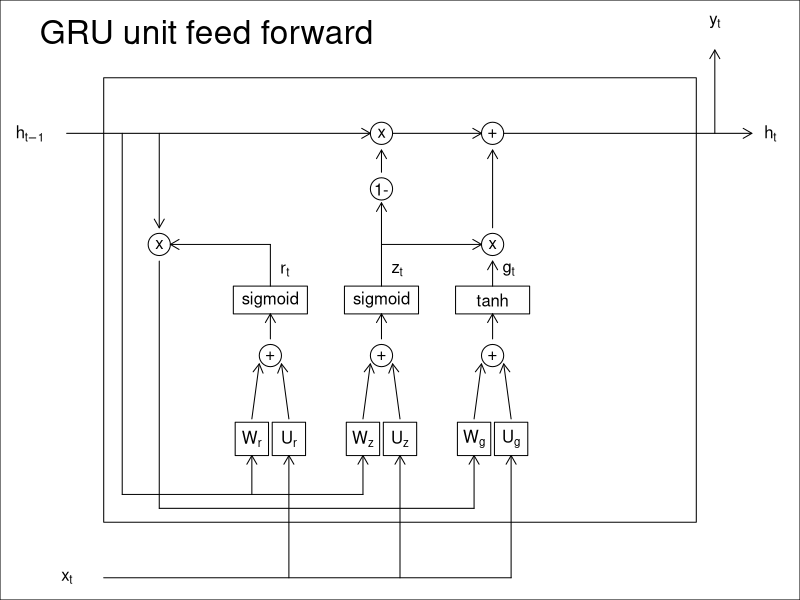
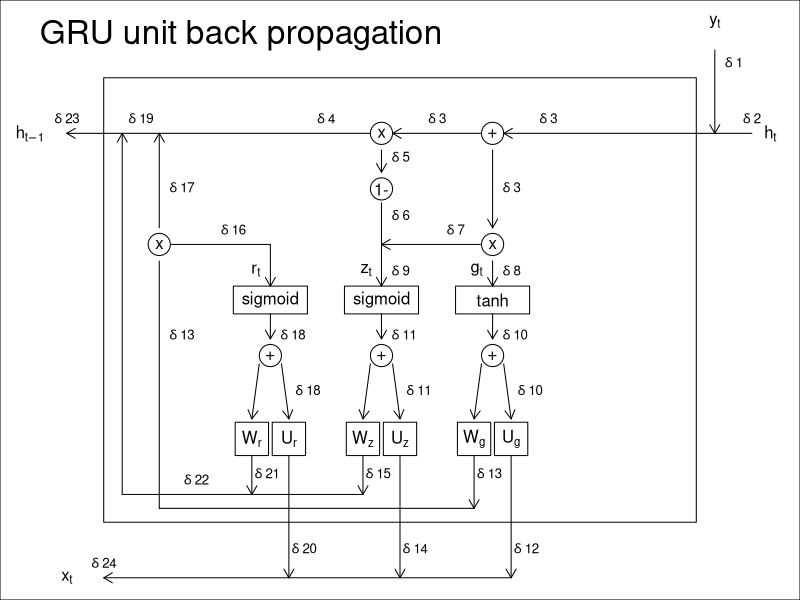

The R script that drew these images, in order:
## ----feedforward_plot,echo=F,fig.height=4,fig.width=7--------------------
par(mar=rep(0,4))
plot(c(0,10),c(0,10),type="n",
     # bty ="n",
     xlab ="", ylab= "",xaxt="n",yaxt="n")

text(x=0,y=9.75,labels="GRU unit feed forward",pos=4,cex=2)





symbols(x=5,y=5,rectangles = matrix(8,nrow=1,ncol=2),inches = F,add = T) # unit itself
text(x=c(0,0.5,10,9.25),y=c(8,0,8,10),
     labels = c(expression('h'[t-1]),expression('x'[t]),expression('h'[t]),expression('y'[t])))

symbols(x=c(3,3.5,4.5,5,6,6.5),y=rep(2.5,6),rectangles = matrix(c(0.45,0.6),nrow=6,ncol=2,byrow = T),inches = F,add = T) # weight matrix
text(x=c(3,3.5,4.5,5,6,6.5),y=rep(2.5,6),
     labels = c(expression('W'[r]),expression('U'[r]),
                expression('W'[z]),expression('U'[z]),expression('W'[g]),expression('U'[g]))
     ) # weight matrix

segments(x0=c(1),x1 = c(6.5),y0 = c(0),y1 = c(0)) # xt segment
arrows(x0=c(3.5,5,6.5),y0=rep(0,3),y1=rep(2.2,3),length = 0.1) # xt arrows

symbols(x=c(3.25,4.75,6.25),y=rep(4,3),circles = rep(0.15,3),inches = F,add = T) # addition of the weight matrix from x and hidden
text(x=c(3.25,4.75,6.25),y=rep(4,3),labels="+") # addition of the weight matrix from x and hidden

symbols(x=c(3.25,4.75,6.25),y=c(rep(5,3)),rectangles = matrix(c(1,0.5),nrow=3,ncol=2,byrow = T),inches = F,add = T) # linearisation
text(x=c(3.25,4.75,6.25),y=c(rep(5,3)),labels=c("sigmoid","sigmoid","tanh")) # linearisation

symbols(x=c(1.75,4.75,4.75,6.25,6.25),y=c(6,8,7,6,8),circles = rep(0.15,5),inches = F,add = T) # addition of the weight matrix from x and hidden
text(x=c(1.75,4.75,4.75,6.25,6.25),y=c(6,8,7,6,8),labels=c("x","x","1-","x","+")) # addition of the weight matrix from x and hidden

# 

# 

# # arrows(x0)
# 
segments(x0=c(1.25),x1 = c(1.25),y0 = c(8),y1 = c(1.5)) # ht-1 segment
segments(x0=c(1.25),x1 = c(4.5),y0 = c(1.5),y1 = c(1.5)) # ht-1 segment
# 

arrows(x0=c(3,4.5),y0=rep(1.5,2),y1=rep(2.2,2),length = 0.1) # ht-1 arrows
arrows(x0=c(6),y0=rep(1.25,1),y1=rep(2.2,1),length = 0.1) # ht-1 arrows
# 
arrows(x0=c(3,3.5,4.5,5,6,6.5),x1=c(3,3.5,4.5,5,6,6.5)+c(0.1,-0.1),y0=rep(2.86),y1=rep(3.85,6),length = 0.1) # before addition arrows
# 
arrows(x0=c(3.25,4.75,6.25),x1=c(3.25,4.75,6.25),y0=rep(4.3,3),y1=rep(4.75,3),length = 0.1) # before linearisation
# 
arrows(x0=c(0.5,4.9,6.4),x1=c(4.6,6.1,9.75),y0=rep(8,2),length = 0.1) # h t-1 to ht arrows
# 
arrows(x0=c(1.75),y0=rep(8,1),y1=c(6.3),length = 0.1)# after linearisation
segments(x0=c(1.75),y0=rep(5.7),y1=c(1.25))# after linearisation
segments(x0=c(1.75),x1 = 6,y0=c(1.25))# after linearisation
arrows(x0=c(4.75),y0=rep(5.25,1),y1=c(6.75),length = 0.1)# after linearisation


segments(x0=c(3.25),y0=c(5.25),y1=c(6))# after linearisation
arrows(x0=c(6.25),y0=c(5.25),y1=c(5.7),length = 0.1)# after linearisation

arrows(x0=c(4.75),y0=c(7.3),y1=c(7.7),length = 0.1) # still still after linearisation
# 
arrows(x0=c(3.25,4.75),x1=c(1.9,6.1),y0=c(6,6),length = 0.1) # still after linearisation
# 
arrows(x0=c(6.25),y0=c(6.3),y1=c(7.7),length = 0.1)# after linearisation
# 
arrows(x0=c(9.25),y0=c(8),y1=c(9.5),length = 0.1) # after X
# 
text(x=c(3.25,4.75,6.25),y=5.5,labels=c(expression('r'[t]),expression('z'[t]),expression('g'[t])),pos = 4)

## ----BPTT plot,fig.height=5,fig.width=7,echo=F---------------------------
par(mar=rep(0,4))
plot(c(0,10),c(0,10),type="n",
     # bty ="n",
     xlab ="", ylab= "",xaxt="n",yaxt="n")

text(x=0,y=9.75,labels="GRU unit back propagation",pos=4,cex=2)





symbols(x=5,y=5,rectangles = matrix(8,nrow=1,ncol=2),inches = F,add = T) # unit itself
text(x=c(0,0.5,10,9.25),y=c(8,0,8,10),
     labels = c(expression('h'[t-1]),expression('x'[t]),expression('h'[t]),expression('y'[t])))

symbols(x=c(3,3.5,4.5,5,6,6.5),y=rep(2.5,6),rectangles = matrix(c(0.45,0.6),nrow=6,ncol=2,byrow = T),inches = F,add = T) # weight matrix
text(x=c(3,3.5,4.5,5,6,6.5),y=rep(2.5,6),
     labels = c(expression('W'[r]),expression('U'[r]),
                expression('W'[z]),expression('U'[z]),expression('W'[g]),expression('U'[g]))
     ) # weight matrix

arrows(x1=c(1),x0 = c(6.5),y0 = c(0),y1 = c(0),length = 0.1) # xt segment
arrows(x0=c(3.5,5,6.5),y1=rep(0,3),y0=rep(2.2,3),length = 0.1) # xt arrows

symbols(x=c(3.25,4.75,6.25),y=rep(4,3),circles = rep(0.15,3),inches = F,add = T) # addition of the weight matrix from x and hidden
text(x=c(3.25,4.75,6.25),y=rep(4,3),labels="+") # addition of the weight matrix from x and hidden

symbols(x=c(3.25,4.75,6.25),y=c(rep(5,3)),rectangles = matrix(c(1,0.5),nrow=3,ncol=2,byrow = T),inches = F,add = T) # linearisation
text(x=c(3.25,4.75,6.25),y=c(rep(5,3)),labels=c("sigmoid","sigmoid","tanh")) # linearisation

symbols(x=c(1.75,4.75,4.75,6.25,6.25),y=c(6,8,7,6,8),circles = rep(0.15,5),inches = F,add = T) # addition of the weight matrix from x and hidden
text(x=c(1.75,4.75,4.75,6.25,6.25),y=c(6,8,7,6,8),labels=c("x","x","1-","x","+")) # addition of the weight matrix from x and hidden

# # arrows(x0)
# 
arrows(x0=c(1.25),x1 = c(1.25),y1 = c(8),y0 = c(1.5),length = 0.1) # ht-1 segment
segments(x1=c(1.25),x0 = c(4.5),y0 = c(1.5),y1 = c(1.5)) # ht-1 segment
# 

arrows(x0=c(3,4.5),y1=rep(1.5,2),y0=rep(2.2,2),length = 0.1) # ht-1 arrows
arrows(x0=c(6),y1=rep(1.25,1),y0=rep(2.2,1),length = 0.1) # ht-1 arrows
# 
arrows(x1=c(3,3.5,4.5,5,6,6.5),x0=c(3,3.5,4.5,5,6,6.5)+c(0.1,-0.1),y1=rep(2.86),y0=rep(3.85,6),length = 0.1) # before addition arrows
# 
arrows(x1=c(3.25,4.75,6.25),x0=c(3.25,4.75,6.25),y1=rep(4.3,3),y0=rep(4.75,3),length = 0.1) # before linearisation
# 
arrows(x1=c(0.5,4.9,6.4),x0=c(4.6,6.1,9.75),y0=rep(8,2),length = 0.1) # h t-1 to ht arrows
# 
arrows(x0=c(1.75),y1=rep(8,1),y0=c(6.3),length = 0.1)# after linearisation
segments(x0=c(1.75),y1=rep(5.7),y0=c(1.25))# after linearisation
segments(x1=c(1.75),x0 = 6,y0=c(1.25))# after linearisation
arrows(x0=c(4.75),y1=rep(5.25,1),y0=c(6.75),length = 0.1)# after linearisation


arrows(x0=c(3.25),y1=c(5.25),y0=c(6),length = 0.1)# after linearisation
arrows(x0=c(6.25),y1=c(5.25),y0=c(5.7),length = 0.1)# after linearisation

arrows(x0=c(4.75),y1=c(7.3),y0=c(7.7),length = 0.1) # still still after linearisation
# 
arrows(x1=c(4.75),x0=c(6.1),y0=c(6),length = 0.1) # still after linearisation
segments(x1=c(3.25),x0=c(1.9),y0=c(6)) # still after linearisation
# 
arrows(x0=c(6.25),y1=c(6.3),y0=c(7.7),length = 0.1)# after linearisation
# 
arrows(x0=c(9.25),y1=c(8),y0=c(9.5),length = 0.1) # after X
# 
text(x=c(3.25,4.75,6.25),y=5.5,labels=c(expression('r'[t]),expression('z'[t]),expression('g'[t])),pos = 2)

text(x = c(9.25), y = c(9.25), labels=c(expression(delta~"1")), pos=4,cex=0.8)
text(x = c(9.75), y = c(8), labels=c(expression(delta~"2")), pos=3,cex=0.8)

text(x = c(6.25), y = c(7), labels=c(expression(delta~"3")), pos=4,cex=0.8)
text(x = c(7), y = c(8), labels=c(expression(delta~"3")), pos=3,cex=0.8)
text(x = c(5.5), y = c(8), labels=c(expression(delta~"3")), pos=3,cex=0.8)

text(x = c(4), y = c(8), labels=c(expression(delta~"4")), pos=3,cex=0.8)
text(x = c(4.75), y = c(7.55), labels=c(expression(delta~"5")), pos=4,cex=0.8)

text(x = c(4.75), y = c(6.5), labels=c(expression(delta~"6")), pos=4,cex=0.8)

text(x = c(5.75), y = c(6), labels=c(expression(delta~"7")), pos=3,cex=0.8)
text(x = c(6.25), y = c(5.5), labels=c(expression(delta~"8")),pos = 4,cex=0.8)
text(x = c(4.75), y = c(5.5), labels=c(expression(delta~"9")),pos = 4,cex=0.8)

text(x = c(6.25), y = c(4.35), labels=c(expression(delta~"10")), pos=4,cex=0.8)
text(x = c(6.25)+0.2, y = c(4.35)-1, labels=c(expression(delta~"10")), pos=4,cex=0.8)
text(x = c(4.75), y = c(4.35), labels=c(expression(delta~"11")), pos=4,cex=0.8)
text(x = c(4.75)+0.2, y = c(4.35)-1, labels=c(expression(delta~"11")), pos=4,cex=0.8)


text(x = c(6.5)-0.1, y = c(0.5), labels=c(expression(delta~"12")), pos=4,cex=0.8)
text(x = c(6)-0.1, y = c(1.85), labels=c(expression(delta~"13")), pos=4,cex=0.8)
text(x = c(5)-0.1, y = c(0.5), labels=c(expression(delta~"14")), pos=4,cex=0.8)
text(x = c(4.5)-0.1, y = c(1.85), labels=c(expression(delta~"15")), pos=4,cex=0.8)

text(x = c(1.75), y = c(4.35), labels=c(expression(delta~"13")), pos=4,cex=0.8)

text(x = c(2.75), y = c(6), labels=c(expression(delta~"16")), pos=3,cex=0.8)
text(x = c(1.75), y = c(7), labels=c(expression(delta~"17")), pos=4,cex=0.8)

text(x = c(3.25), y = c(4.35), labels=c(expression(delta~"18")), pos=4,cex=0.8)
text(x = c(3.25)+0.2, y = c(4.35)-1, labels=c(expression(delta~"18")), pos=4,cex=0.8)

text(x = 1.5, y = c(8), labels=c(expression(delta~"19")), pos=3,cex=0.8)

text(x = c(3.5)-0.1, y = c(0.5), labels=c(expression(delta~"20")), pos=4,cex=0.8)
text(x = c(3)-0.1, y = c(1.85), labels=c(expression(delta~"21")), pos=4,cex=0.8)


text(x = 2.25, y = 1.5, labels=c(expression(delta~"22")), pos=3,cex=0.8)

text(x = 0.5, y = c(8), labels=c(expression(delta~"23")), pos=3,cex=0.8)
text(x = 1, y = 0, labels=c(expression(delta~"24")), pos=3,cex=0.8)

